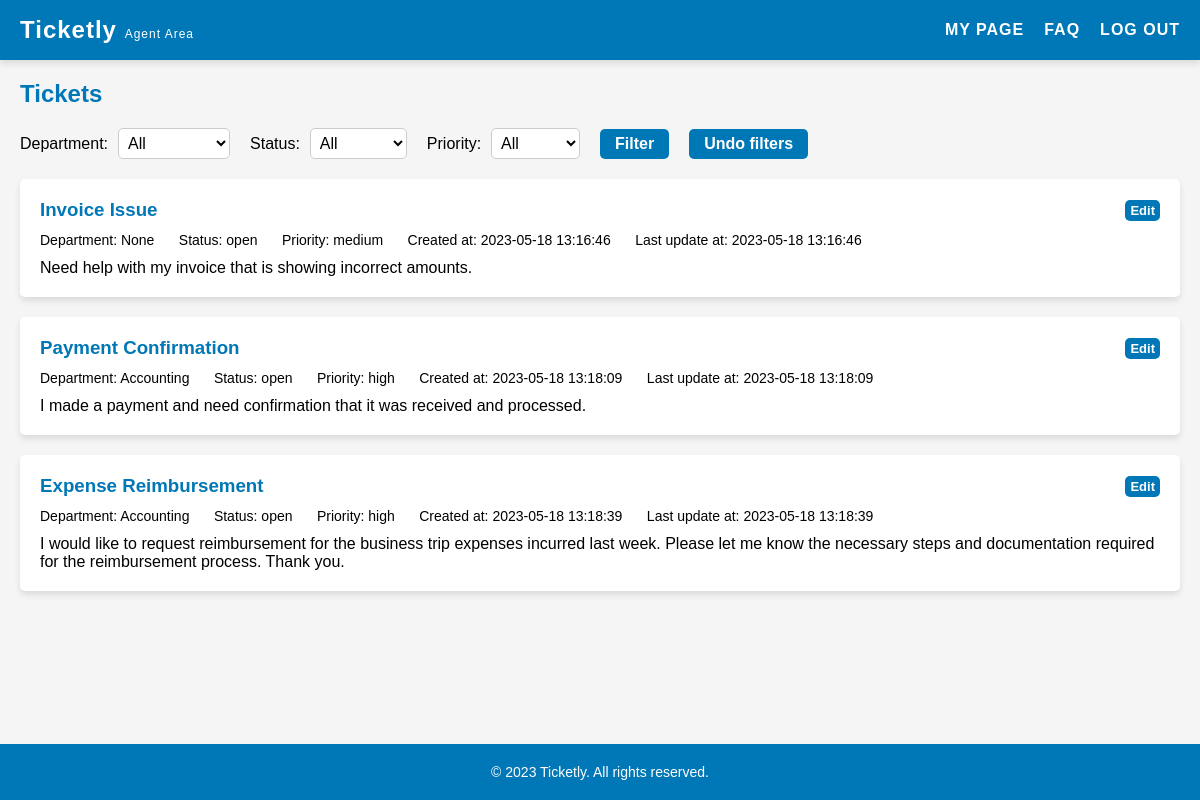
The app's page /pages/agent.php (signed in), older data.
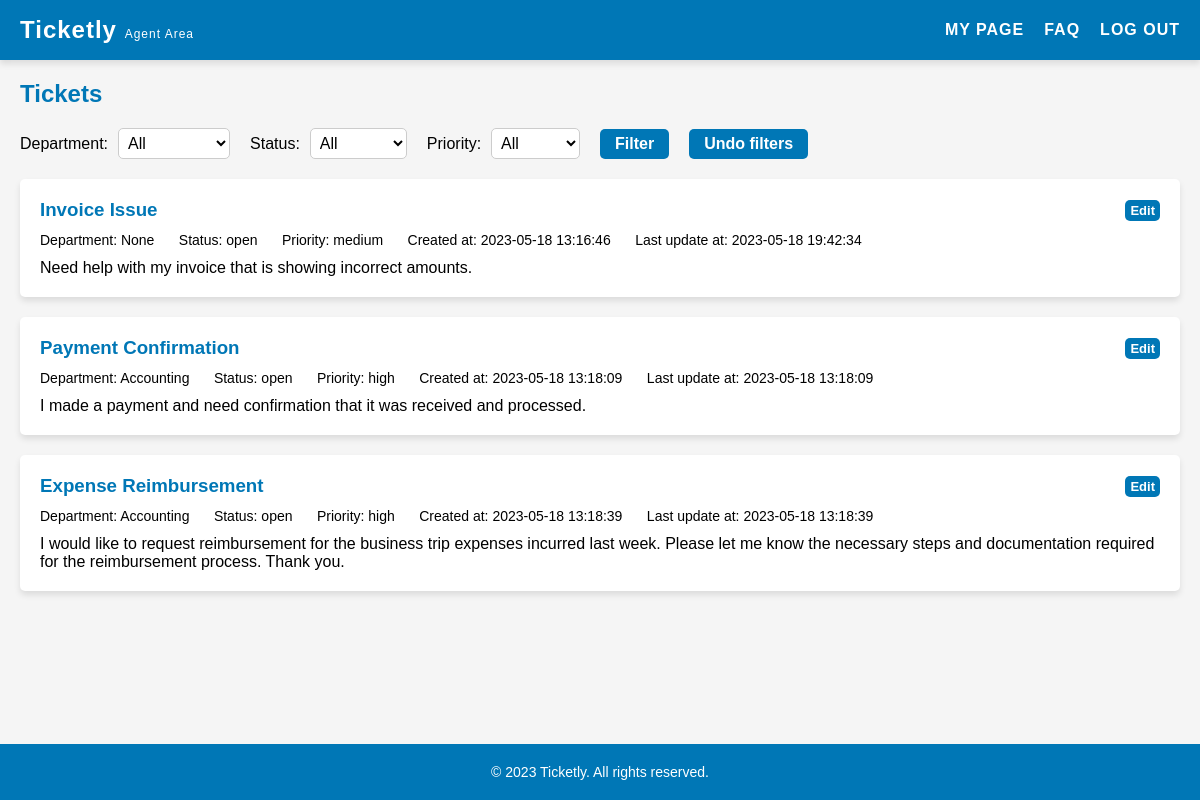
The same page, newer data.
### tables this page shows
CREATE TABLE "tickets" (
    id INTEGER PRIMARY KEY AUTOINCREMENT,
    title VARCHAR(255) NOT NULL,
    description TEXT NOT NULL,
    answer TEXT,
    client_id INTEGER NOT NULL,
    agent_id INTEGER,
    priority VARCHAR(10) NOT NULL DEFAULT 'medium' CHECK (priority IN ('low', 'medium', 'high')),
    created_at DATETIME NOT NULL,
    updated_at DATETIME NOT NULL,
    department_id INTEGER,
    status_id INTEGER NOT NULL DEFAULT 1,
    FOREIGN KEY(status_id) REFERENCES status(id),
    FOREIGN KEY(client_id) REFERENCES users(id),
    FOREIGN KEY(agent_id) REFERENCES users(id),
    FOREIGN KEY(department_id) REFERENCES departments(id)
);

CREATE TABLE departments (
    id INTEGER PRIMARY KEY AUTOINCREMENT,
    name VARCHAR(255) NOT NULL UNIQUE
);

CREATE TABLE status (
    id INTEGER PRIMARY KEY AUTOINCREMENT,
    name VARCHAR(255) NOT NULL UNIQUE
);

### pages/agent.php (called while the page is built, shortened)
<?php
    $session = new Session();
    require_once(__DIR__ . '/../templates/agent.tpl.php');
    drawAgent($session);
?>

### database/departments.class.php (called while the page is built, shortened)
<?php
    function getDepartmentsNameById(PDO $db, int $id): string {
        $stmt = $db->prepare('SELECT name FROM departments WHERE id = :id');
        $stmt->bindValue(':id', $id, PDO::PARAM_INT);
        $stmt->execute();
        $row = $stmt->fetch(PDO::FETCH_ASSOC);
        if ($row) {
            return $row['name'];
        }
        return '';
    }
?>

### database/status.class.php (called while the page is built, shortened)
<?php
    function getStatusNameById(PDO $db, int $id): string {
        $stmt = $db->prepare('SELECT name FROM status WHERE id = :id');
        $stmt->bindValue(':id', $id, PDO::PARAM_INT);
        $stmt->execute();
        $row = $stmt->fetch(PDO::FETCH_ASSOC);
        if ($row) {
            return $row['name'];
        }
        return '';
    }
?>

### templates/agent.tpl.php (the view, shortened to what this page needs)
<?php function drawAgent(Session $session){?>
    <?php
        require_once __DIR__ . '/../database/tickets.class.php';
        require_once __DIR__ . '/../database/connection.db.php';
        require_once __DIR__ . '/../database/departments.class.php';
        require_once __DIR__ . '/../database/status.class.php';
        $db = getDatabaseConnection();
        $stmt = $db->prepare('SELECT * FROM tickets');
        $stmt->execute();
        $tickets = $stmt->fetchAll(PDO::FETCH_ASSOC);
    ?>
    <!DOCTYPE html>
    <html>
    <head>
    <link rel="stylesheet" href="../style/client.css">
    <link rel="stylesheet" href="../style/header.css">
    </head>
    <body>
    <header>
        <h1>Ticketly <span class="smaller">Agent Area</span></h1>
        <nav>
        <ul>
            <li><a href="myPage.php">My Page</a></li>
            <li><a href="faq.php">FAQ</a></li>
            <li><a href="../actions/action_logout.php">Log out</a></li>
        </ul>
        </nav>
    </header>
    <main>
        <section id="my-tickets">
        <h2>Tickets</h2>
        <div class="filters">
            <label for="department-filter">Department:</label>
            <select id="department-filter">
                <option value="all">All</option>
            </select>
            <label for="status-filter">Status:</label>
            <select id="status-filter">
                <option value="all">All</option>
            </select>
            <label for="priority-filter">Priority:</label>
            <select id="priority-filter">
                <option value="all">All</option>
            </select>
            <button id="filter">Filter</button>
            <button id="undo-filter">Undo filters</button>
        </div>
        <?php foreach ($tickets as $ticket) { ?>
            <div class="ticket" data-department="<?= $ticket['department_id'] ?>" data-status="<?= $ticket['status_id'] ?>" data-priority="<?= $ticket['priority'] ?>">
            <div class="ticket-top">
                <h3 class="ticket-subject"><?= $ticket['title'] ?></h3>
                <a href="editTicket.php?id=<?= $ticket['id'] ?>" class="edit-button">Edit</a>
            </div>
            <div class="ticket-info">
                <span class="ticket-department">Department: <?= getDepartmentsNameById($db, $ticket['department_id']) ?></span>
                <span class="ticket-status">Status: <?= getStatusNameById($db, $ticket['status_id']) ?></span>
                <span class="ticket-priority">Priority: <?= $ticket['priority'] ?></span>
                <span class="ticket-createdAt">Created at: <?= $ticket['created_at'] ?></span>
                <span class="ticket-updatedAt">Last update at: <?= $ticket['updated_at'] ?></span>
            </div>
            <p class="ticket-summary"><?= $ticket['description'] ?></p>
            </div>
        <?php } ?>
        </section>
    </main>
    <?php include '../templates/footer.tpl.php';?>
    </body>
    </html>
<?php } ?>

Row changes from the older to the newer data that the page shows:
changed tickets "Invoice Issue": updated_at "2023-05-18 13:16:46" → "2023-05-18 19:42:34"
